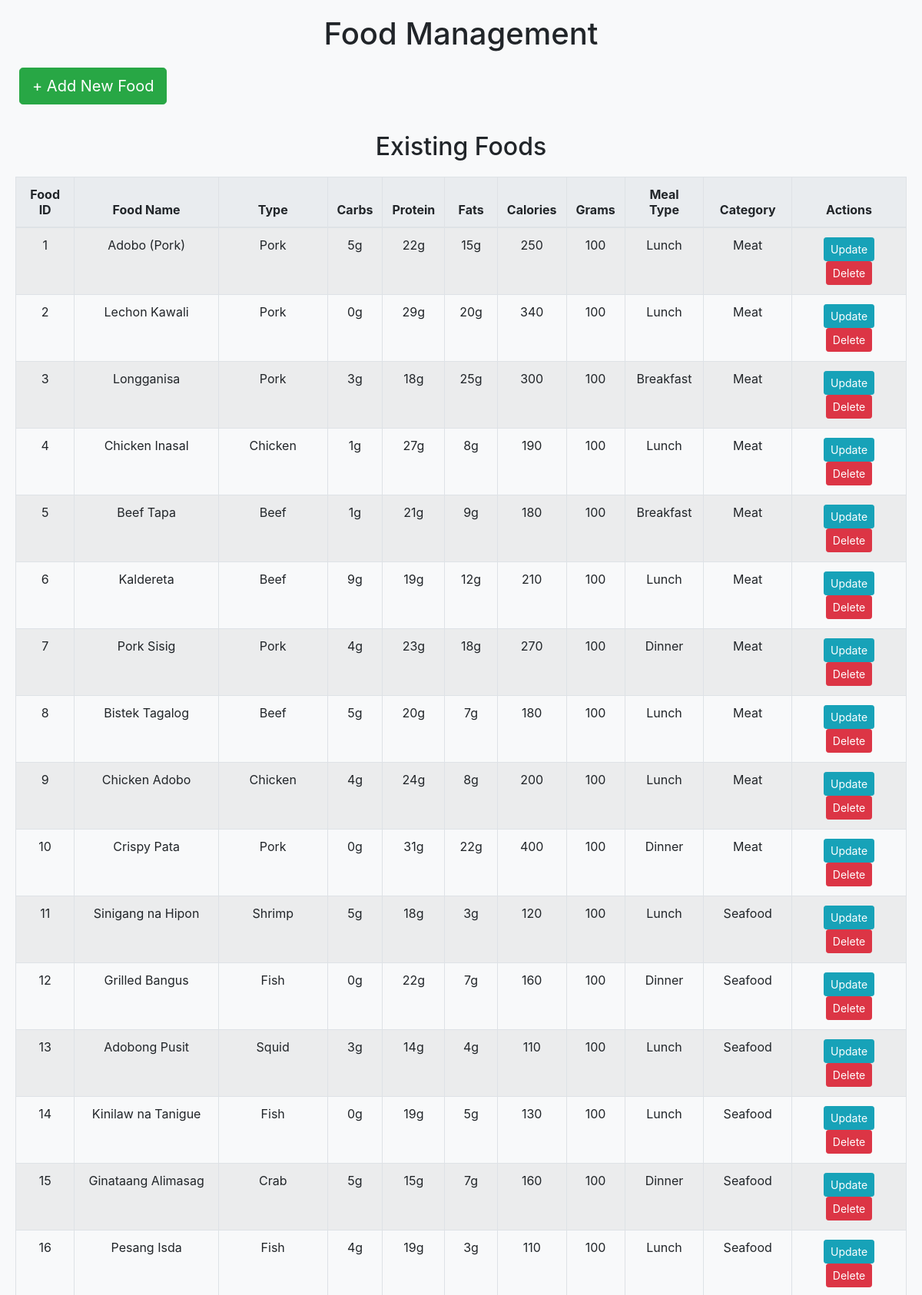
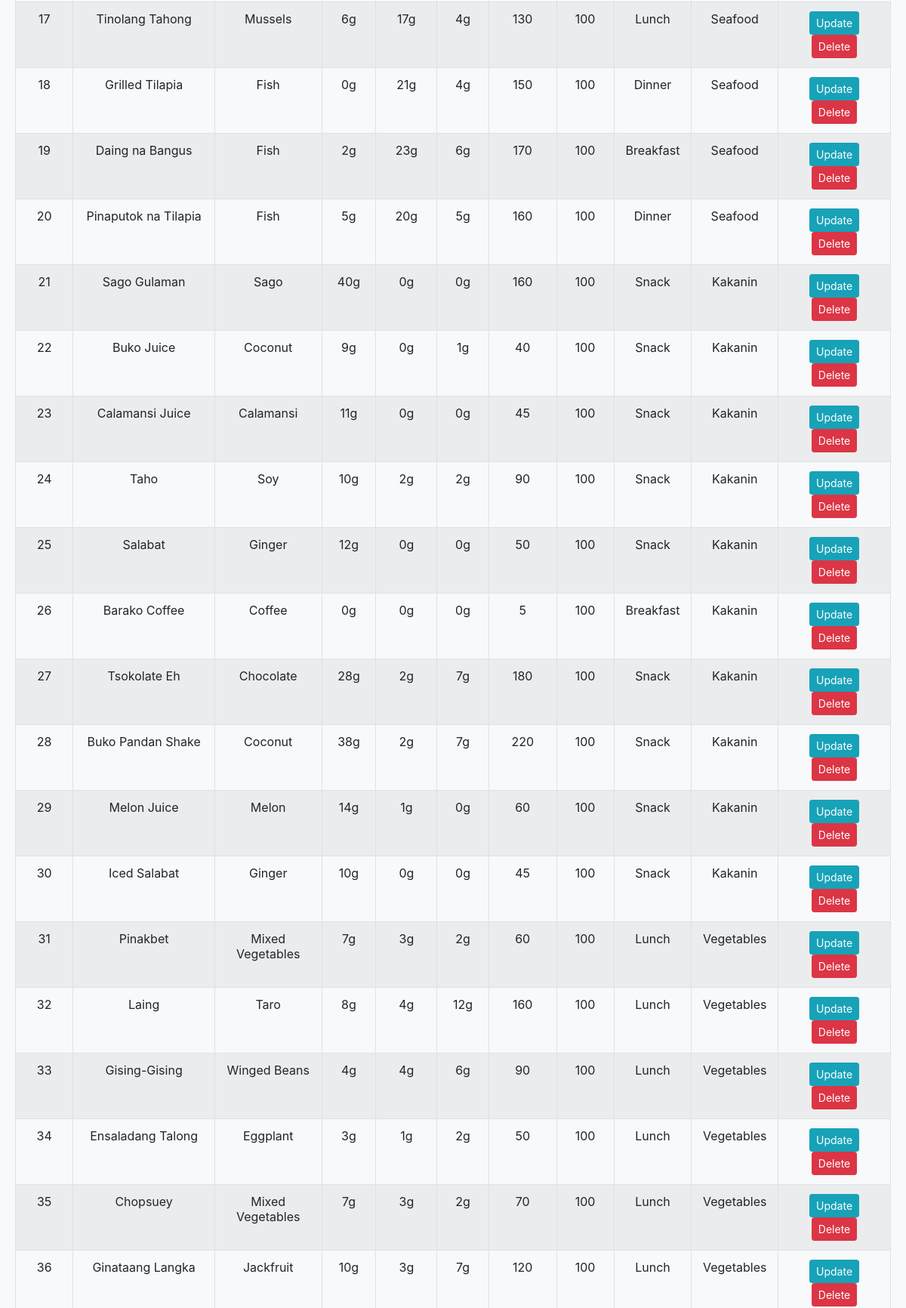
The app's page /food (upper part) with its own data (2 pictures, top to bottom).
### tables this page shows
CREATE TABLE foods (
	food_id INTEGER NOT NULL, 
	food_name VARCHAR NOT NULL, 
	type VARCHAR NOT NULL, 
	carbs VARCHAR NOT NULL, 
	protein VARCHAR NOT NULL, 
	fats VARCHAR NOT NULL, 
	calorie INTEGER NOT NULL, 
	grams INTEGER NOT NULL, 
	meal_type VARCHAR NOT NULL, 
	category VARCHAR NOT NULL, recipe_link VARCHAR(255) NULL, 
	PRIMARY KEY (food_id)
);

### admin.py (the view)
@app.route('/food', methods=['GET'])
def manage_food():
    with get_db_connection() as conn:
        foods = conn.execute('SELECT * FROM foods').fetchall()
    return render_template('food.html', foods=foods)

### admin.py (called while the page is built)
def get_db_connection():
    conn = sqlite3.connect('nutri.db', timeout=10)  # Connect to your nutri.db with a timeout
    conn.row_factory = sqlite3.Row  # This allows us to access columns by name
    return conn

### templates/food.html (shortened to what this page needs)
<link rel="stylesheet" href="https://stackpath.bootstrapcdn.com/bootstrap/4.5.2/css/bootstrap.min.css">
<!DOCTYPE html>
<html lang="en">
<head>
</head>
<body>
    <h1 class="text-center">Food Management</h1>
    <div class="btn-group">
        <form action="/food/add" method="get">
            <button type="submit" class="btn btn-success btn-lg">+ Add New Food</button>
        </form>
    </div>
    <h2 class="text-center">Existing Foods</h2>
    <table class="table table-hover table-striped">
        <thead>
            <tr>
                <th>Food ID</th>
                <th>Food Name</th>
                <th>Type</th>
                <th>Carbs</th>
                <th>Protein</th>
                <th>Fats</th>
                <th>Calories</th>
                <th>Grams</th>
                <th>Meal Type</th>
                <th>Category</th>
                <th>Actions</th>
            </tr>
        </thead>
        <tbody>
        {% for food in foods %}
        <tr>
            <td>{{ food['food_id'] }}</td>
            <td>{{ food['food_name'] }}</td>
            <td>{{ food['type'] }}</td>
            <td>{{ food['carbs'] }}</td>
            <td>{{ food['protein'] }}</td>
            <td>{{ food['fats'] }}</td>
            <td>{{ food['calorie'] }}</td>
            <td>{{ food['grams'] }}</td>
            <td>{{ food['meal_type'] }}</td>
            <td>{{ food['category'] }}</td>
            <td>
                <form action="/food/update/{{ food['food_id'] }}" method="POST" style="display:inline;">
                    <button type="submit" class="btn btn-info btn-sm">Update</button>
                </form>
                <form action="/food/delete/{{ food['food_id'] }}" method="POST" style="display:inline;">
                    <button type="submit" class="btn btn-danger btn-sm">Delete</button>
                </form>
            </td>
        </tr>
        {% endfor %}
        </tbody>
    </table>
</body>
</html>

### templates/food.html (style rules this page uses)
body { background-color: #f8f9fa; padding: 20px; }
table { width: 100%; border-collapse: collapse; margin-top: 20px; }
th, td { border: 1px solid #dee2e6; padding: 12px; text-align: center; }
th { background-color: #e9ecef; }
h1, h2 { margin-bottom: 20px; }
.btn-group { display: flex; justify-content: space-between; margin-bottom: 20px; }
button { margin: 0 5px; }

### records on screen
foods: food_id "1", food_name "Adobo (Pork)", type "Pork", carbs "5g", protein "22g", fats "15g", calorie "250", grams "100", meal_type "Lunch", category "Meat"
foods: food_id "2", food_name "Lechon Kawali", type "Pork", carbs "0g", protein "29g", fats "20g", calorie "340", grams "100", meal_type "Lunch", category "Meat"
foods: food_id "3", food_name "Longganisa", type "Pork", carbs "3g", protein "18g", fats "25g", calorie "300", grams "100", meal_type "Breakfast", category "Meat"
foods: food_id "4", food_name "Chicken Inasal", type "Chicken", carbs "1g", protein "27g", fats "8g", calorie "190", grams "100", meal_type "Lunch", category "Meat"
foods: food_id "5", food_name "Beef Tapa", type "Beef", carbs "1g", protein "21g", fats "9g", calorie "180", grams "100", meal_type "Breakfast", category "Meat"
foods: food_id "6", food_name "Kaldereta", type "Beef", carbs "9g", protein "19g", fats "12g", calorie "210", grams "100", meal_type "Lunch", category "Meat"
foods: food_id "7", food_name "Pork Sisig", type "Pork", carbs "4g", protein "23g", fats "18g", calorie "270", grams "100", meal_type "Dinner", category "Meat"
foods: food_id "8", food_name "Bistek Tagalog", type "Beef", carbs "5g", protein "20g", fats "7g", calorie "180", grams "100", meal_type "Lunch", category "Meat"
foods: food_id "9", food_name "Chicken Adobo", type "Chicken", carbs "4g", protein "24g", fats "8g", calorie "200", grams "100", meal_type "Lunch", category "Meat"
foods: food_id "10", food_name "Crispy Pata", type "Pork", carbs "0g", protein "31g", fats "22g", calorie "400", grams "100", meal_type "Dinner", category "Meat"
foods: food_id "11", food_name "Sinigang na Hipon", type "Shrimp", carbs "5g", protein "18g", fats "3g", calorie "120", grams "100", meal_type "Lunch", category "Seafood"
foods: food_id "12", food_name "Grilled Bangus", type "Fish", carbs "0g", protein "22g", fats "7g", calorie "160", grams "100", meal_type "Dinner", category "Seafood"
foods: food_id "13", food_name "Adobong Pusit", type "Squid", carbs "3g", protein "14g", fats "4g", calorie "110", grams "100", meal_type "Lunch", category "Seafood"
foods: food_id "14", food_name "Kinilaw na Tanigue", type "Fish", carbs "0g", protein "19g", fats "5g", calorie "130", grams "100", meal_type "Lunch", category "Seafood"
foods: food_id "15", food_name "Ginataang Alimasag", type "Crab", carbs "5g", protein "15g", fats "7g", calorie "160", grams "100", meal_type "Dinner", category "Seafood"
foods: food_id "16", food_name "Pesang Isda", type "Fish", carbs "4g", protein "19g", fats "3g", calorie "110", grams "100", meal_type "Lunch", category "Seafood"
foods: food_id "17", food_name "Tinolang Tahong", type "Mussels", carbs "6g", protein "17g", fats "4g", calorie "130", grams "100", meal_type "Lunch", category "Seafood"
foods: food_id "18", food_name "Grilled Tilapia", type "Fish", carbs "0g", protein "21g", fats "4g", calorie "150", grams "100", meal_type "Dinner", category "Seafood"
foods: food_id "19", food_name "Daing na Bangus", type "Fish", carbs "2g", protein "23g", fats "6g", calorie "170", grams "100", meal_type "Breakfast", category "Seafood"
foods: food_id "20", food_name "Pinaputok na Tilapia", type "Fish", carbs "5g", protein "20g", fats "5g", calorie "160", grams "100", meal_type "Dinner", category "Seafood"
foods: food_id "21", food_name "Sago Gulaman", type "Sago", carbs "40g", protein "0g", fats "0g", calorie "160", grams "100", meal_type "Snack", category "Kakanin"
foods: food_id "22", food_name "Buko Juice", type "Coconut", carbs "9g", protein "0g", fats "1g", calorie "40", grams "100", meal_type "Snack", category "Kakanin"
foods: food_id "23", food_name "Calamansi Juice", type "Calamansi", carbs "11g", protein "0g", fats "0g", calorie "45", grams "100", meal_type "Snack", category "Kakanin"
foods: food_id "24", food_name "Taho", type "Soy", carbs "10g", protein "2g", fats "2g", calorie "90", grams "100", meal_type "Snack", category "Kakanin"
foods: food_id "25", food_name "Salabat", type "Ginger", carbs "12g", protein "0g", fats "0g", calorie "50", grams "100", meal_type "Snack", category "Kakanin"
foods: food_id "26", food_name "Barako Coffee", type "Coffee", carbs "0g", protein "0g", fats "0g", calorie "5", grams "100", meal_type "Breakfast", category "Kakanin"
foods: food_id "27", food_name "Tsokolate Eh", type "Chocolate", carbs "28g", protein "2g", fats "7g", calorie "180", grams "100", meal_type "Snack", category "Kakanin"
foods: food_id "28", food_name "Buko Pandan Shake", type "Coconut", carbs "38g", protein "2g", fats "7g", calorie "220", grams "100", meal_type "Snack", category "Kakanin"
foods: food_id "29", food_name "Melon Juice", type "Melon", carbs "14g", protein "1g", fats "0g", calorie "60", grams "100", meal_type "Snack", category "Kakanin"
foods: food_id "30", food_name "Iced Salabat", type "Ginger", carbs "10g", protein "0g", fats "0g", calorie "45", grams "100", meal_type "Snack", category "Kakanin"
foods: food_id "31", food_name "Pinakbet", type "Mixed Vegetables", carbs "7g", protein "3g", fats "2g", calorie "60", grams "100", meal_type "Lunch", category "Vegetables"
foods: food_id "32", food_name "Laing", type "Taro", carbs "8g", protein "4g", fats "12g", calorie "160", grams "100", meal_type "Lunch", category "Vegetables"
foods: food_id "33", food_name "Gising-Gising", type "Winged Beans", carbs "4g", protein "4g", fats "6g", calorie "90", grams "100", meal_type "Lunch", category "Vegetables"
foods: food_id "34", food_name "Ensaladang Talong", type "Eggplant", carbs "3g", protein "1g", fats "2g", calorie "50", grams "100", meal_type "Lunch", category "Vegetables"
foods: food_id "35", food_name "Chopsuey", type "Mixed Vegetables", carbs "7g", protein "3g", fats "2g", calorie "70", grams "100", meal_type "Lunch", category "Vegetables"
foods: food_id "36", food_name "Ginataang Langka", type "Jackfruit", carbs "10g", protein "3g", fats "7g", calorie "120", grams "100", meal_type "Lunch", category "Vegetables"
